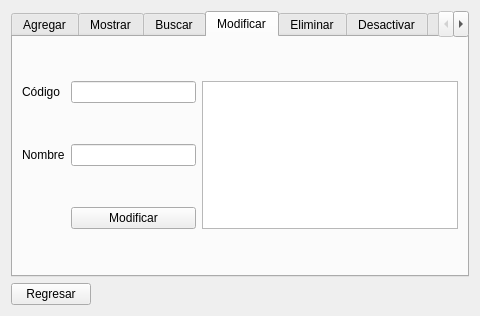
<?xml version="1.0" encoding="UTF-8"?>
<ui version="4.0">
 <class>MenuPerfil</class>
 <widget class="QWidget" name="MenuPerfil">
  <property name="geometry">
   <rect>
    <x>0</x>
    <y>0</y>
    <width>480</width>
    <height>316</height>
   </rect>
  </property>
  <property name="windowTitle">
   <string>Perfiles</string>
  </property>
  <property name="windowIcon">
   <iconset>
    <normaloff>../icons/d606055a-5a8e-49a3-a152-517730d111df.jpg</normaloff>../icons/d606055a-5a8e-49a3-a152-517730d111df.jpg</iconset>
  </property>
  <layout class="QGridLayout" name="gridLayout">
   <item row="1" column="0">
    <widget class="QPushButton" name="pushButton">
     <property name="text">
      <string>Regresar</string>
     </property>
     <property name="autoDefault">
      <bool>true</bool>
     </property>
    </widget>
   </item>
   <item row="1" column="1">
    <spacer name="horizontalSpacer">
     <property name="orientation">
      <enum>Qt::Horizontal</enum>
     </property>
     <property name="sizeHint" stdset="0">
      <size>
       <width>343</width>
       <height>20</height>
      </size>
     </property>
    </spacer>
   </item>
   <item row="0" column="0" colspan="2">
    <widget class="QTabWidget" name="tabWidget">
     <property name="currentIndex">
      <number>3</number>
     </property>
     <widget class="QWidget" name="tab">
      <attribute name="title">
       <string>Agregar</string>
      </attribute>
      <layout class="QGridLayout" name="gridLayout_7">
       <item row="0" column="0">
        <widget class="QLabel" name="label_6">
         <property name="text">
          <string>Nombre</string>
         </property>
        </widget>
       </item>
       <item row="0" column="1">
        <widget class="QLineEdit" name="lineEdit_6"/>
       </item>
       <item row="1" column="0">
        <widget class="QPushButton" name="pushButton_8">
         <property name="text">
          <string>Agregar</string>
         </property>
         <property name="autoDefault">
          <bool>true</bool>
         </property>
        </widget>
       </item>
      </layout>
     </widget>
     <widget class="QWidget" name="tab_2">
      <attribute name="title">
       <string>Mostrar</string>
      </attribute>
      <layout class="QGridLayout" name="gridLayout_2">
       <item row="0" column="0" colspan="2">
        <widget class="QTextBrowser" name="textBrowser"/>
       </item>
       <item row="1" column="0">
        <widget class="QPushButton" name="pushButton_2">
         <property name="text">
          <string>Mostrar</string>
         </property>
         <property name="autoDefault">
          <bool>true</bool>
         </property>
        </widget>
       </item>
       <item row="1" column="1">
        <widget class="QPushButton" name="pushButton_7">
         <property name="text">
          <string>Limpiar</string>
         </property>
         <property name="autoDefault">
          <bool>true</bool>
         </property>
        </widget>
       </item>
      </layout>
     </widget>
     <widget class="QWidget" name="tab_3">
      <attribute name="title">
       <string>Buscar</string>
      </attribute>
      <layout class="QGridLayout" name="gridLayout_3">
       <item row="1" column="0">
        <widget class="QLabel" name="label">
         <property name="text">
          <string>Código</string>
         </property>
        </widget>
       </item>
       <item row="1" column="1">
        <widget class="QLineEdit" name="lineEdit"/>
       </item>
       <item row="1" column="2">
        <widget class="QPushButton" name="pushButton_3">
         <property name="text">
          <string>Buscar</string>
         </property>
         <property name="autoDefault">
          <bool>true</bool>
         </property>
        </widget>
       </item>
       <item row="0" column="0" colspan="3">
        <widget class="QTextBrowser" name="textBrowser_2"/>
       </item>
      </layout>
     </widget>
     <widget class="QWidget" name="tab_4">
      <attribute name="title">
       <string>Modificar</string>
      </attribute>
      <layout class="QGridLayout" name="gridLayout_8">
       <item row="0" column="1">
        <widget class="QLineEdit" name="lineEdit_5"/>
       </item>
       <item row="1" column="1">
        <widget class="QLineEdit" name="lineEdit_7"/>
       </item>
       <item row="0" column="0">
        <widget class="QLabel" name="label_5">
         <property name="text">
          <string>Código</string>
         </property>
        </widget>
       </item>
       <item row="1" column="0">
        <widget class="QLabel" name="label_7">
         <property name="text">
          <string>Nombre</string>
         </property>
        </widget>
       </item>
       <item row="0" column="2" rowspan="3">
        <widget class="QTextBrowser" name="textBrowser_6"/>
       </item>
       <item row="2" column="1">
        <widget class="QPushButton" name="pushButton_9">
         <property name="text">
          <string>Modificar</string>
         </property>
         <property name="autoDefault">
          <bool>true</bool>
         </property>
        </widget>
       </item>
      </layout>
     </widget>
     <widget class="QWidget" name="tab_5">
      <attribute name="title">
       <string>Eliminar</string>
      </attribute>
      <layout class="QGridLayout" name="gridLayout_4">
       <item row="1" column="0">
        <widget class="QLabel" name="label_2">
         <property name="text">
          <string>Código</string>
         </property>
        </widget>
       </item>
       <item row="1" column="1">
        <widget class="QLineEdit" name="lineEdit_2"/>
       </item>
       <item row="1" column="2">
        <widget class="QPushButton" name="pushButton_4">
         <property name="text">
          <string>Eliminar</string>
         </property>
         <property name="autoDefault">
          <bool>true</bool>
         </property>
        </widget>
       </item>
       <item row="0" column="0" colspan="3">
        <widget class="QTextBrowser" name="textBrowser_3"/>
       </item>
      </layout>
     </widget>
     <widget class="QWidget" name="tab_6">
      <attribute name="title">
       <string>Desactivar</string>
      </attribute>
      <layout class="QGridLayout" name="gridLayout_5">
       <item row="1" column="0" rowspan="2">
        <widget class="QLabel" name="label_3">
         <property name="text">
          <string>Código</string>
         </property>
        </widget>
       </item>
       <item row="1" column="2" rowspan="2">
        <widget class="QPushButton" name="pushButton_5">
         <property name="text">
          <string>Desactivar</string>
         </property>
         <property name="autoDefault">
          <bool>true</bool>
         </property>
        </widget>
       </item>
       <item row="2" column="1">
        <widget class="QLineEdit" name="lineEdit_3"/>
       </item>
       <item row="0" column="0" colspan="3">
        <widget class="QTextBrowser" name="textBrowser_4"/>
       </item>
      </layout>
     </widget>
     <widget class="QWidget" name="tab_7">
      <attribute name="title">
       <string>Activar</string>
      </attribute>
      <layout class="QGridLayout" name="gridLayout_6">
       <item row="1" column="0">
        <widget class="QLabel" name="label_4">
         <property name="text">
          <string>Código</string>
         </property>
        </widget>
       </item>
       <item row="1" column="1">
        <widget class="QLineEdit" name="lineEdit_4"/>
       </item>
       <item row="1" column="2">
        <widget class="QPushButton" name="pushButton_6">
         <property name="text">
          <string>Activar</string>
         </property>
         <property name="autoDefault">
          <bool>true</bool>
         </property>
        </widget>
       </item>
       <item row="0" column="0" colspan="3">
        <widget class="QTextBrowser" name="textBrowser_5"/>
       </item>
      </layout>
     </widget>
    </widget>
   </item>
  </layout>
 </widget>
 <tabstops>
  <tabstop>tabWidget</tabstop>
  <tabstop>lineEdit_6</tabstop>
  <tabstop>pushButton_8</tabstop>
  <tabstop>textBrowser</tabstop>
  <tabstop>pushButton_2</tabstop>
  <tabstop>pushButton_7</tabstop>
  <tabstop>textBrowser_2</tabstop>
  <tabstop>lineEdit</tabstop>
  <tabstop>pushButton_3</tabstop>
  <tabstop>lineEdit_5</tabstop>
  <tabstop>lineEdit_7</tabstop>
  <tabstop>pushButton_9</tabstop>
  <tabstop>textBrowser_6</tabstop>
  <tabstop>textBrowser_3</tabstop>
  <tabstop>lineEdit_2</tabstop>
  <tabstop>pushButton_4</tabstop>
  <tabstop>textBrowser_4</tabstop>
  <tabstop>lineEdit_3</tabstop>
  <tabstop>pushButton_5</tabstop>
  <tabstop>textBrowser_5</tabstop>
  <tabstop>lineEdit_4</tabstop>
  <tabstop>pushButton_6</tabstop>
  <tabstop>pushButton</tabstop>
 </tabstops>
 <resources/>
 <connections/>
</ui>
